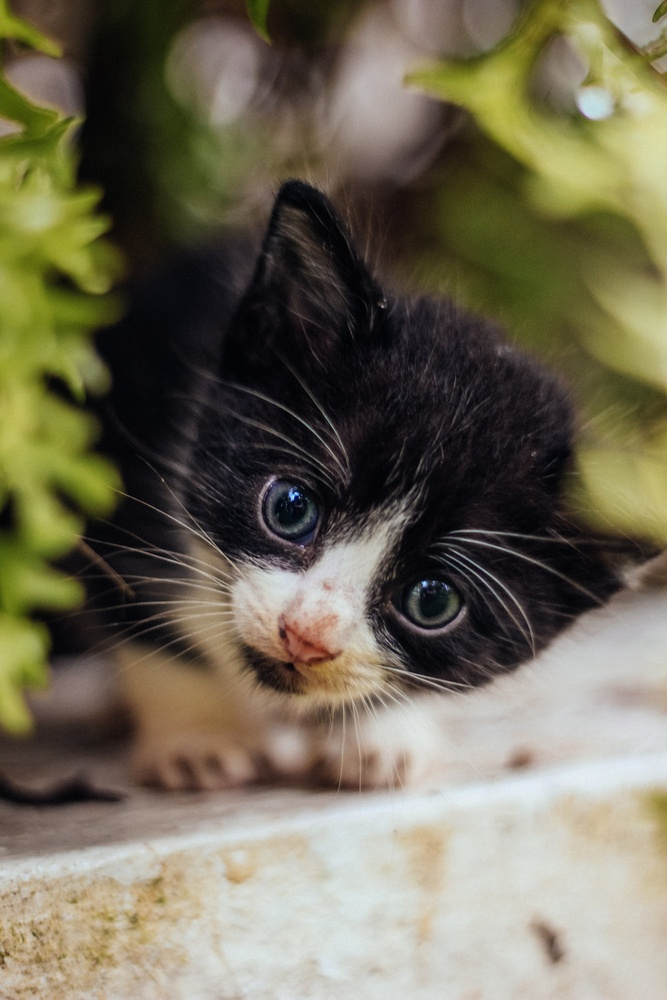
#> input picture img/test.jpg, 667 x 1000 px, shrunk from 1000 x 1500 before the run
$ python test.py
#> lines starting #> are read from the running program, lines starting #| are printed output that depends on the picture
import os
from PIL import Image, ImageDraw, ImageFont

def text(input_image_path, output_path, text_color=(255, 0, 0), opacity=255):
    # Open the original image
#> called with input_image_path = 'img/test.jpg', output_path = 'output_with_opacity.png', text_color = (0, 255, 0), opacity = 30
    image = Image.open(input_image_path).convert("RGBA")

    # Create an empty "overlay" with the same size as the original image (transparent)
    text_layer = Image.new("RGBA", image.size, (0, 0, 0, 0))  # Transparent layer
#> text_layer: PIL image 667x1000 RGBA; every value is 0

    draw = ImageDraw.Draw(text_layer)
    y = 10

    # Path to a default font (replace with the correct path if necessary)
    font_path = "/usr/share/fonts/truetype/dejavu/DejaVuSans-Bold.ttf"
    if not os.path.isfile(font_path):
        print(f"Font {font_path} not found. Using default font.")
        font_path = "/usr/share/fonts/truetype/dejavu/DejaVuSans.ttf"  # Another fallback font

    for font_size in range(12, 75, 10):
        try:
            font = ImageFont.truetype(font_path, size=font_size)
        except OSError:
            print(f"Error: Unable to load font at size {font_size}.")
            continue

        # Adjust the color and opacity
        color_with_opacity = (*text_color, opacity)  # RGBA

        # Draw the text onto the text layer (which is transparent)
        draw.text((10, y), f"Chihuly Exhibit (font_size={font_size})", font=font, fill=color_with_opacity)
        y += 35

    # Composite the text_layer onto the original image
    final_image = Image.alpha_composite(image, text_layer)
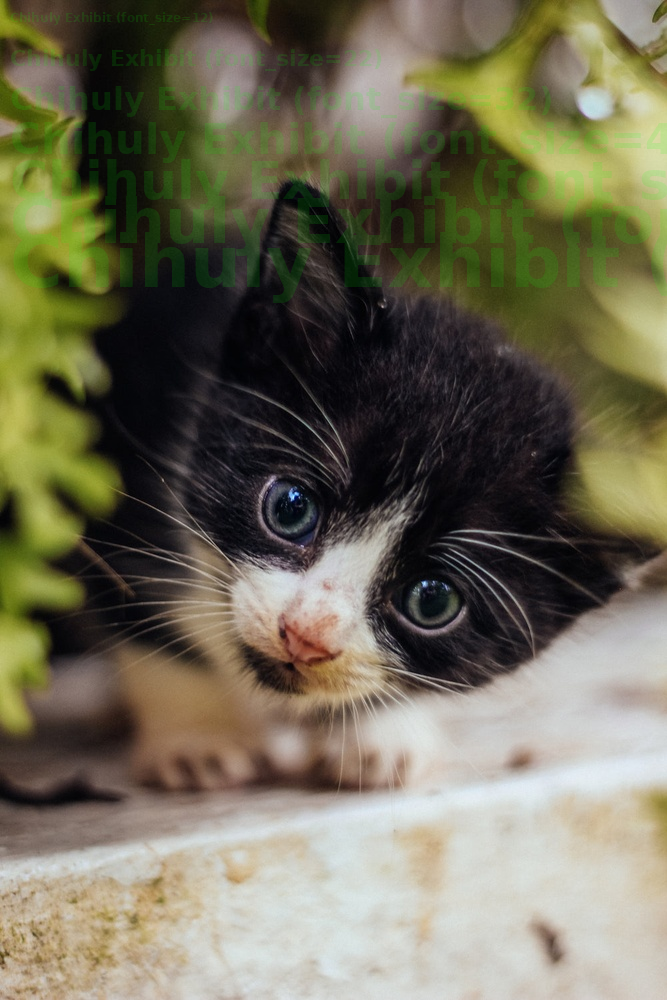
#> final_image: PIL image 667x1000 RGBA; mean R, G, B, A 112.6, 109, 87, 255

    # Save the resulting image
    final_image.save(output_path, format="PNG")  # Use PNG to support transparency

if __name__ == "__main__":
    # Example usage with text color and opacity
    text("img/test.jpg", "output_with_opacity.png", text_color=(0, 255, 0), opacity=30)
